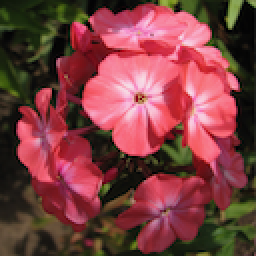
#> input picture datasets/Flowers/flowers_colour/0001.png, 128 x 128 px, found by its file name (shown 2 times larger)
$ python test_f.py
#> lines starting #> are read from the running program, lines starting #| are printed output that depends on the picture; after the words box and inside, x2 and y2 are one past the last pixel; in counts of white or black regions, pixels touching at a corner belong together
import cv2
import numpy as np
import os

# Load reference color image
def load_reference_image(reference_path):
    ref_img = cv2.imread(reference_path)
    if ref_img is None:
        print("Error: Reference image not found!")
        return None
    return cv2.cvtColor(ref_img, cv2.COLOR_BGR2LAB)  # Convert to LAB color space

# Histogram matching for color transfer
def color_transfer(source_gray, reference_color):
    source_lab = cv2.cvtColor(cv2.cvtColor(source_gray, cv2.COLOR_GRAY2BGR), cv2.COLOR_BGR2LAB)

    for i in range(1, 3):  # Only apply to A and B channels (not L)
        source_hist, _ = np.histogram(source_lab[:, :, i], bins=256, range=(0, 256), density=True)
        reference_hist, _ = np.histogram(reference_color[:, :, i], bins=256, range=(0, 256), density=True)

        # Compute cumulative distribution function (CDF)
        source_cdf = np.cumsum(source_hist)
        reference_cdf = np.cumsum(reference_hist)

        # Use CDF mapping to transform source image colors
        lookup_table = np.interp(source_cdf, reference_cdf, np.arange(256))
        source_lab[:, :, i] = cv2.LUT(source_lab[:, :, i], lookup_table.astype('uint8'))

    return cv2.cvtColor(source_lab, cv2.COLOR_LAB2BGR)

# Texture-based segmentation (for better color application)
def segment_image(image):
    edges = cv2.Canny(image, 100, 200)
    mask = cv2.dilate(edges, np.ones((3,3), np.uint8), iterations=1)  # Expand edges
    return cv2.bitwise_not(mask)  # Invert mask to highlight regions

# Apply color mapping based on segmentation
def apply_custom_coloring(image, segmented_mask):
    colorized = cv2.applyColorMap(image, cv2.COLORMAP_TURBO)  # Base colormap
    colorized[segmented_mask == 255] = [0, 255, 0]  # Force green for segmented areas
    return colorized

# Load images
gray_image_path = "datasets/Flowers/flowers_grey/0001.png"
reference_image_path = "datasets/Flowers/flowers_colour/0001.png"

gray_image = cv2.imread(gray_image_path, cv2.IMREAD_GRAYSCALE)
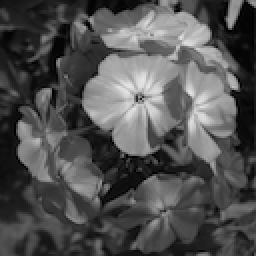
#> gray_image: shape (128, 128) (shown 2 times larger); min 0, max 228, mean 80.9
reference_image = load_reference_image(reference_image_path)
#> in load_reference_image, ref_img is the input picture: shape (128, 128, 3); mean B, G, R 64.3, 63.1, 124
#> in load_reference_image, `return cv2.cvtColor(ref_img, cv2.COLOR_BGR2LAB)`: returned value: shape (128, 128, 3); mean of channels 0, 1, 2 88.4, 151.5, 140.9

if gray_image is None or reference_image is None:
    raise ValueError("Error: Could not load images!")

# Step 1: Apply color transfer
colorized_image = color_transfer(gray_image, reference_image)
#> in color_transfer, `source_lab = cv2.cvtColor(cv2.cvtColor(source_gray, cv2.COLOR_GRAY2BGR..`: source_lab: shape (128, 128, 3); mean of channels 0, 1, 2 85, 128, 128
#> after the loop in color_transfer, `for i in range(1, 3):`: source_lab: shape (128, 128, 3); mean of channels 0, 1, 2 85, 255, 255
#> in color_transfer, `return cv2.cvtColor(source_lab, cv2.COLOR_LAB2BGR)`:
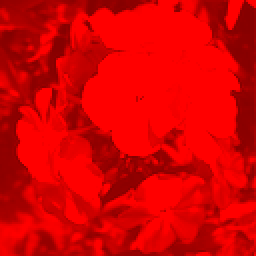
#> returned value: shape (128, 128, 3) (shown 2 times larger); mean B, G, R 0, 0, 214.4

# Step 2: Apply segmentation-based enhancement
segmented_mask = segment_image(gray_image)
#> in segment_image, `edges = cv2.Canny(image, 100, 200)`:
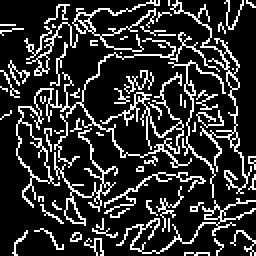
#> edges: shape (128, 128) (shown 2 times larger); 19% white in thin lines or dots
#> in segment_image, `mask = cv2.dilate(edges, np.ones((3,3), np.uint8), iterations=1)`:
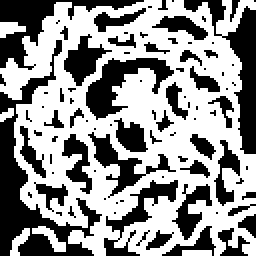
#> mask: shape (128, 128) (shown 2 times larger); 57.4% white; 90 black regions (58 under 20 px), largest, box (x1, y1, x2, y2) and area: (0, 20, 51, 128) 1375, (92, 0, 128, 77) 766, (0, 0, 72, 35) 689
final_output = apply_custom_coloring(colorized_image, segmented_mask)
#> in apply_custom_coloring, `colorized = cv2.applyColorMap(image, cv2.COLORMAP_TURBO)`:
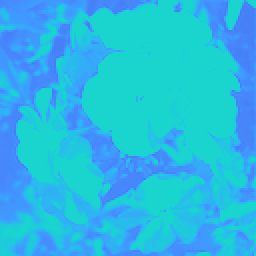
#> colorized: shape (128, 128, 3) (shown 2 times larger); mean B, G, R 227.2, 185.8, 41.4
#> in apply_custom_coloring, `colorized[segmented_mask == 255] = [0, 255, 0]`:
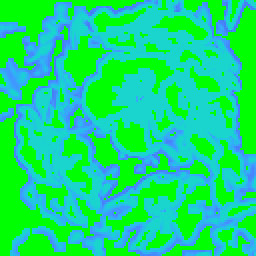
#> colorized: shape (128, 128, 3) (shown 2 times larger); mean B, G, R 128.4, 218.6, 21.8

# Display results
cv2.imshow("Grayscale Image", gray_image)
cv2.imshow("Colorized Image (Classical Approach)", final_output)
cv2.waitKey(0)
cv2.destroyAllWindows()

$ run again, with datasets/Flowers/flowers_colour/0012.png copied over datasets/Flowers/flowers_colour/0001.png
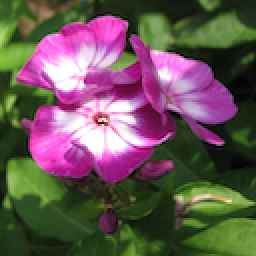
#> input picture datasets/Flowers/flowers_colour/0012.png, 128 x 128 px, found by its file name (shown 2 times larger)
#> in load_reference_image, ref_img is the input picture: shape (128, 128, 3); mean B, G, R 84.7, 85.9, 104
#> in segment_image, `edges = cv2.Canny(image, 100, 200)`:
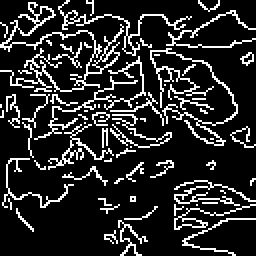
#> edges: shape (128, 128) (shown 2 times larger); 16.3% white in thin lines or dots
#> mask: shape (128, 128); 49.6% white; 10 white regions, largest, box (x1, y1, x2, y2) and area: (0, 0, 128, 117) 6456, (86, 89, 128, 128) 931, (51, 102, 80, 128) 318
#> in apply_custom_coloring, `colorized[segmented_mask == 255] = [0, 255, 0]`:
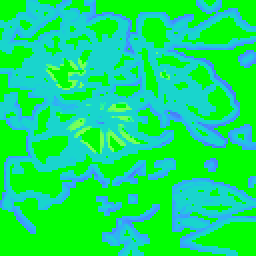
#> colorized: shape (128, 128, 3) (shown 2 times larger); mean B, G, R 106.1, 228.2, 18.2

$ run again, with datasets/Flowers/flowers_colour/0013.png copied over datasets/Flowers/flowers_colour/0001.png
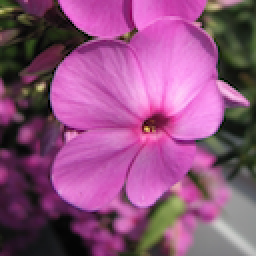
#> input picture datasets/Flowers/flowers_colour/0013.png, 128 x 128 px, found by its file name (shown 2 times larger)
#> in load_reference_image, ref_img is the input picture: shape (128, 128, 3); mean B, G, R 125, 81, 142.7
#> in segment_image, `edges = cv2.Canny(image, 100, 200)`:
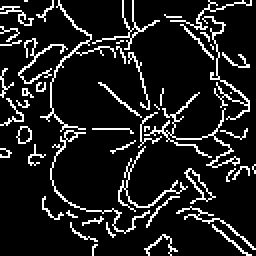
#> edges: shape (128, 128) (shown 2 times larger); 11.9% white in thin lines or dots
#> mask: shape (128, 128); 36.9% white; 4 white regions, box (x1, y1, x2, y2) and area: (0, 0, 128, 128) 5807, (71, 116, 90, 128) 121, (45, 63, 68, 68) 74, (0, 73, 7, 80) 43
#> in apply_custom_coloring, `colorized[segmented_mask == 255] = [0, 255, 0]`:
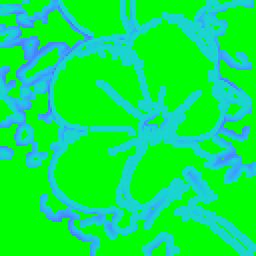
#> colorized: shape (128, 128, 3) (shown 2 times larger); mean B, G, R 80.9, 233.8, 12.7
